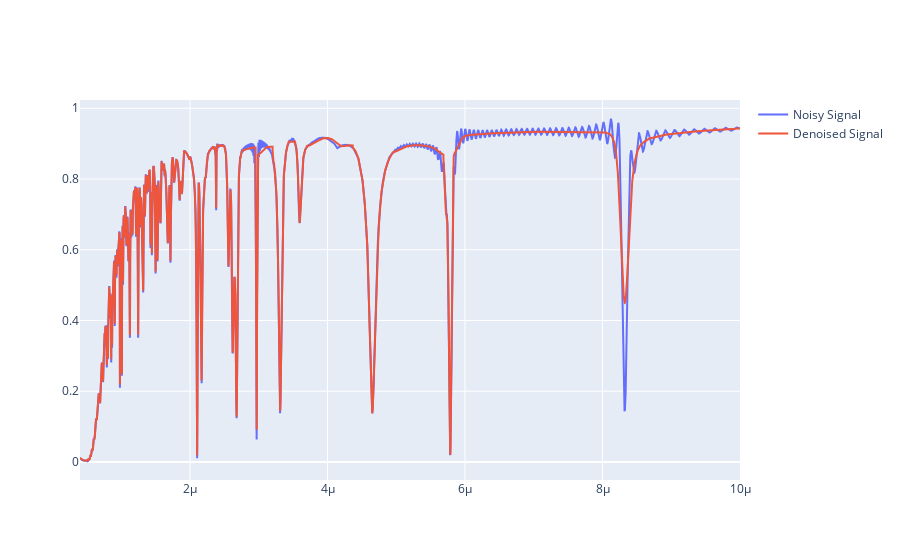

This figure's notebook cell:
### Code cell
dn_test_data = all_data_txt_denoised["TM"][1377].copy(deep=True)
# create empty plotly figure
fig = go.Figure()
# fig = px.line(dn_test_data, x="lambda", y="signal", title="Noisy Data")
trace = go.Scatter(x=dn_test_data["lambda"], y=dn_test_data["signal"], mode='lines', name='Noisy Signal')
fig.add_trace(trace)
trace = go.Scatter(x=dn_test_data["lambda"], y=dn_test_data["smoothed_signal"], mode='lines', name='Denoised Signal')
fig.add_trace(trace)
fig.show()

### Figure 1 — Plotly figure (JSON) as saved in the notebook; plotly's stock layout.template omitted (floating-point values rounded to 4 significant figures; data arrays with more than 128 entries replaced by an {"elided": "..."} marker saying what was removed)
{"data": [{"mode": "lines", "name": "Noisy Signal", "type": "scatter", "x": {"elided": "10000 float values"}, "y": {"elided": "10000 float values"}}, {"mode": "lines", "name": "Denoised Signal", "type": "scatter", "x": {"elided": "10000 float values"}, "y": {"elided": "10000 float values"}}], "layout": {}}
